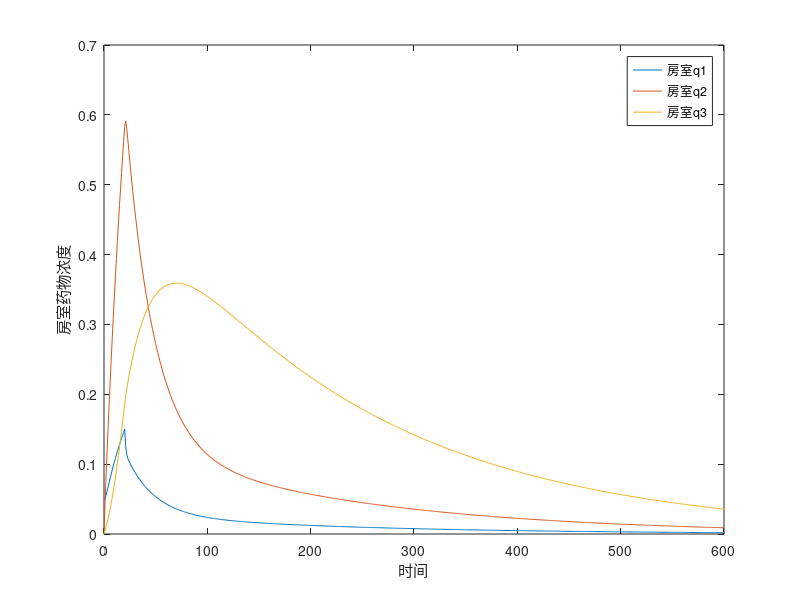

Write the MATLAB code that produced this figure.
clear all;
close all;
clc;
%% 冲激函数注射
v1=20;k21=1;k12=0.2;k31=0.1;k13=0.009;k01=0;k02=0.02;k03=0.001;
f=@(t,q)[k13*q(3)+k12*q(2)-k01*q(1)-k31*q(1)-k21*q(1);k21*q(1)-k12*q(2)-k02*q(2);k31*q(1)-k13*q(3)-k03*q(3)];
tspan=0:600;
q0=[1,0,0];  %u1=dirac(t)这一块还是体现在初值上算了


[t,q]=ode45(f,tspan,q0);
plot(t,q(:,1)/v1,t,q(:,2)/v1,t,q(:,3)/v1)  %题干中没有提供其他房室的体积。此处默认一致
legend('房室q1', '房室q2','房室q3');
xlabel('时间');
ylabel('房室药物浓度');

%% 阶跃函数注射，且一直保持注射
v1=20;k21=1;k12=0.2;k31=0.1;k13=0.009;k01=0;k02=0.02;k03=0.001;u1=1;
f=@(t,q)[u1+k13*q(3)+k12*q(2)-k01*q(1)-k31*q(1)-k21*q(1);k21*q(1)-k12*q(2)-k02*q(2);k31*q(1)-k13*q(3)-k03*q(3)];
tspan=0:600;
q0=[1,0,0];  %阶跃初值体现

[t,q]=ode45(f,tspan,q0);
plot(t,q(:,1)/v1,t,q(:,2)/v1,t,q(:,3)/v1)  %题干中没有提供其他房室的体积。此处默认一致
legend('房室q1', '房室q2','房室q3');
xlabel('时间');
ylabel('房室药物浓度');

%%  阶跃函数注射，仅仅在0-20s内注射
v1=20;k21=1;k12=0.2;k31=0.1;k13=0.009;k01=0;k02=0.02;k03=0.001;
u1 = 0; % 初始时刻开始注射
t_injection = 20; % 阶跃函数注射结束的时间
u1 = 1; % 注射量
f=@(t,q)[(t <= t_injection) * u1+k13*q(3)+k12*q(2)-k01*q(1)-k31*q(1)-k21*q(1);k21*q(1)-k12*q(2)-k02*q(2);k31*q(1)-k13*q(3)-k03*q(3)];
tspan=0:600;
q0=[1,0,0];  %同上阶跃体现初值


[t,q]=ode45(f,tspan,q0);
plot(t,q(:,1)/v1,t,q(:,2)/v1,t,q(:,3)/v1)  %题干中没有提供其他房室的体积。此处默认一致
legend('房室q1', '房室q2','房室q3');
xlabel('时间');
ylabel('房室药物浓度');


